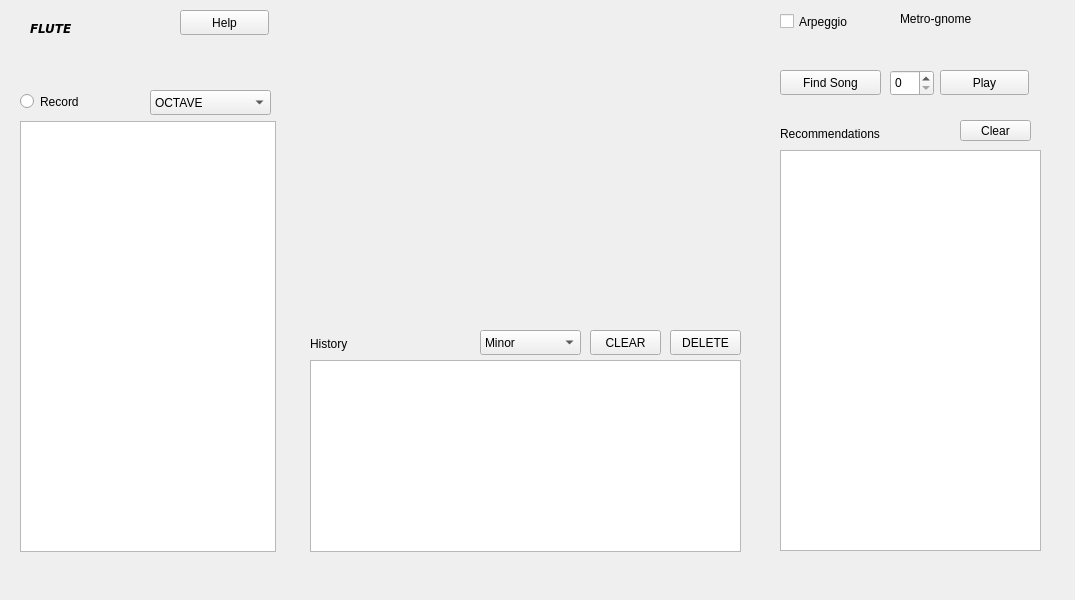
<?xml version="1.0" encoding="UTF-8"?>
<ui version="4.0">
 <class>Widget</class>
 <widget class="QWidget" name="Widget">
  <property name="geometry">
   <rect>
    <x>0</x>
    <y>0</y>
    <width>1075</width>
    <height>600</height>
   </rect>
  </property>
  <property name="windowTitle">
   <string>Widget</string>
  </property>
  <widget class="QPushButton" name="pushButton_2">
   <property name="geometry">
    <rect>
     <x>590</x>
     <y>330</y>
     <width>71</width>
     <height>25</height>
    </rect>
   </property>
   <property name="text">
    <string>CLEAR</string>
   </property>
  </widget>
  <widget class="QSpinBox" name="spinBox">
   <property name="geometry">
    <rect>
     <x>890</x>
     <y>70</y>
     <width>44</width>
     <height>26</height>
    </rect>
   </property>
  </widget>
  <widget class="QLabel" name="label_3">
   <property name="geometry">
    <rect>
     <x>310</x>
     <y>330</y>
     <width>61</width>
     <height>27</height>
    </rect>
   </property>
   <property name="text">
    <string>History</string>
   </property>
  </widget>
  <widget class="QRadioButton" name="radioButton">
   <property name="geometry">
    <rect>
     <x>20</x>
     <y>90</y>
     <width>112</width>
     <height>23</height>
    </rect>
   </property>
   <property name="text">
    <string>Record</string>
   </property>
  </widget>
  <widget class="QPushButton" name="pushButton">
   <property name="geometry">
    <rect>
     <x>670</x>
     <y>330</y>
     <width>71</width>
     <height>25</height>
    </rect>
   </property>
   <property name="text">
    <string>DELETE</string>
   </property>
  </widget>
  <widget class="QListWidget" name="listWidget">
   <property name="geometry">
    <rect>
     <x>20</x>
     <y>121</y>
     <width>256</width>
     <height>431</height>
    </rect>
   </property>
  </widget>
  <widget class="QComboBox" name="comboBox">
   <property name="geometry">
    <rect>
     <x>150</x>
     <y>90</y>
     <width>121</width>
     <height>25</height>
    </rect>
   </property>
   <item>
    <property name="text">
     <string>OCTAVE</string>
    </property>
   </item>
   <item>
    <property name="text">
     <string>Octave 4</string>
    </property>
   </item>
   <item>
    <property name="text">
     <string>Octave 5</string>
    </property>
   </item>
   <item>
    <property name="text">
     <string>Octave 6</string>
    </property>
   </item>
   <item>
    <property name="text">
     <string>Octave 7</string>
    </property>
   </item>
  </widget>
  <widget class="QLabel" name="label">
   <property name="geometry">
    <rect>
     <x>310</x>
     <y>10</y>
     <width>441</width>
     <height>291</height>
    </rect>
   </property>
   <property name="text">
    <string/>
   </property>
   <property name="pixmap">
    <pixmap resource="fluteResources.qrc">:/fluteResources/flute.jpg</pixmap>
   </property>
   <property name="scaledContents">
    <bool>true</bool>
   </property>
  </widget>
  <widget class="QLabel" name="label_4">
   <property name="geometry">
    <rect>
     <x>780</x>
     <y>120</y>
     <width>151</width>
     <height>27</height>
    </rect>
   </property>
   <property name="text">
    <string>Recommendations</string>
   </property>
  </widget>
  <widget class="QListWidget" name="listWidget_2">
   <property name="geometry">
    <rect>
     <x>310</x>
     <y>360</y>
     <width>431</width>
     <height>192</height>
    </rect>
   </property>
  </widget>
  <widget class="QPushButton" name="pushButton_4">
   <property name="geometry">
    <rect>
     <x>780</x>
     <y>70</y>
     <width>101</width>
     <height>25</height>
    </rect>
   </property>
   <property name="text">
    <string>Find Song</string>
   </property>
  </widget>
  <widget class="QLabel" name="label_2">
   <property name="geometry">
    <rect>
     <x>30</x>
     <y>20</y>
     <width>67</width>
     <height>17</height>
    </rect>
   </property>
   <property name="font">
    <font>
     <family>DejaVu Sans</family>
     <pointsize>9</pointsize>
     <weight>75</weight>
     <italic>true</italic>
     <bold>true</bold>
    </font>
   </property>
   <property name="text">
    <string>FLUTE</string>
   </property>
  </widget>
  <widget class="QPushButton" name="pushButton_3">
   <property name="geometry">
    <rect>
     <x>960</x>
     <y>120</y>
     <width>71</width>
     <height>21</height>
    </rect>
   </property>
   <property name="text">
    <string>Clear</string>
   </property>
  </widget>
  <widget class="QCheckBox" name="checkBox">
   <property name="geometry">
    <rect>
     <x>780</x>
     <y>10</y>
     <width>92</width>
     <height>23</height>
    </rect>
   </property>
   <property name="text">
    <string>Arpeggio</string>
   </property>
  </widget>
  <widget class="QPushButton" name="pushButton_5">
   <property name="geometry">
    <rect>
     <x>940</x>
     <y>70</y>
     <width>89</width>
     <height>25</height>
    </rect>
   </property>
   <property name="text">
    <string>Play</string>
   </property>
  </widget>
  <widget class="QLabel" name="label_5">
   <property name="geometry">
    <rect>
     <x>900</x>
     <y>10</y>
     <width>141</width>
     <height>17</height>
    </rect>
   </property>
   <property name="text">
    <string>Metro-gnome</string>
   </property>
  </widget>
  <widget class="QComboBox" name="comboBox_2">
   <property name="geometry">
    <rect>
     <x>480</x>
     <y>330</y>
     <width>101</width>
     <height>25</height>
    </rect>
   </property>
   <item>
    <property name="text">
     <string>Minor</string>
    </property>
   </item>
   <item>
    <property name="text">
     <string>Major</string>
    </property>
   </item>
  </widget>
  <widget class="QListWidget" name="listWidget_3">
   <property name="geometry">
    <rect>
     <x>780</x>
     <y>150</y>
     <width>261</width>
     <height>401</height>
    </rect>
   </property>
  </widget>
  <widget class="QPushButton" name="pushButton_6">
   <property name="geometry">
    <rect>
     <x>180</x>
     <y>10</y>
     <width>89</width>
     <height>25</height>
    </rect>
   </property>
   <property name="text">
    <string>Help</string>
   </property>
  </widget>
 </widget>
 <resources>
  <include location="fluteResources.qrc"/>
 </resources>
 <connections/>
</ui>
